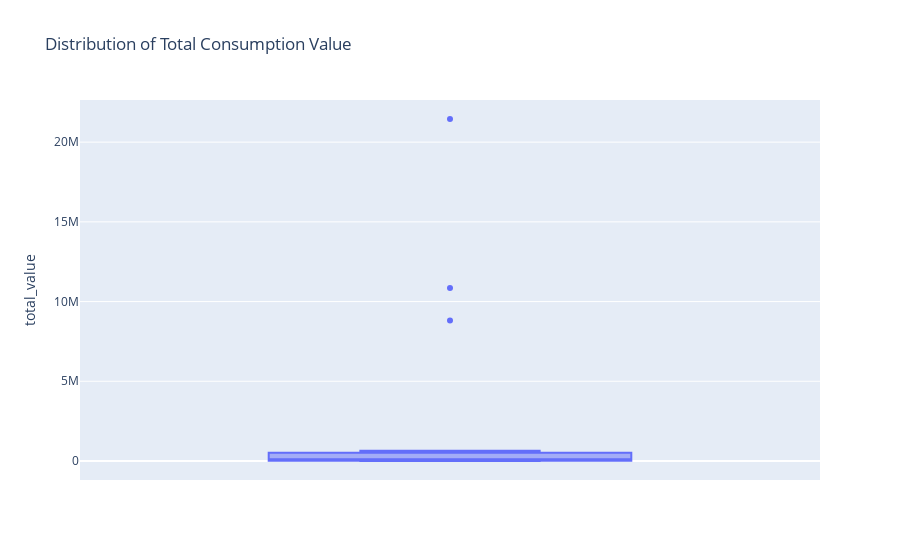

Source (notebook cell):
### Code cell
fig = px.box(
    cat_df,
    y="total_value",
    title="Distribution of Total Consumption Value"
)

fig.show()

### Figure 1 — Plotly figure (JSON) as saved in the notebook; plotly's stock layout.template omitted (floating-point values rounded to 4 significant figures)
{"data": [{"alignmentgroup": "True", "hovertemplate": "total_value=%{y}<extra></extra>", "legendgroup": "", "marker": {"color": "#636efa"}, "name": "", "notched": false, "offsetgroup": "", "orientation": "v", "showlegend": false, "type": "box", "x0": " ", "xaxis": "x", "y": [235353, 21450998, 401067, 49226, 11424, 646936, 0, 224121, 8807133, 0, 23457, 177745, 5415, 7181, 10850360, 11580], "y0": " ", "yaxis": "y"}], "layout": {"boxmode": "group", "legend": {"tracegroupgap": 0}, "title": {"text": "Distribution of Total Consumption Value"}, "xaxis": {"anchor": "y", "domain": [0, 1]}, "yaxis": {"anchor": "x", "domain": [0, 1], "title": {"text": "total_value"}}}}
